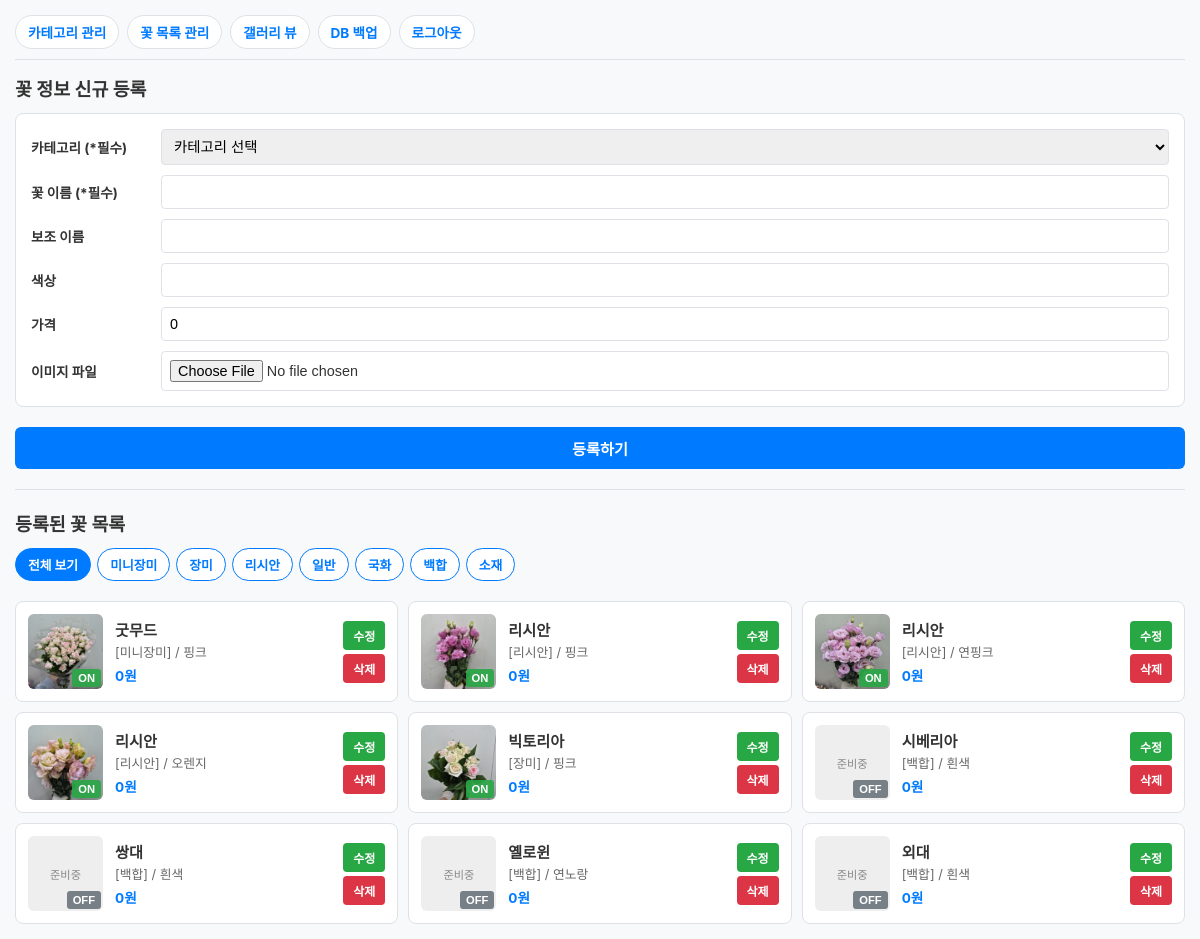
Before: /admin/flower (signed in) with the older database file.
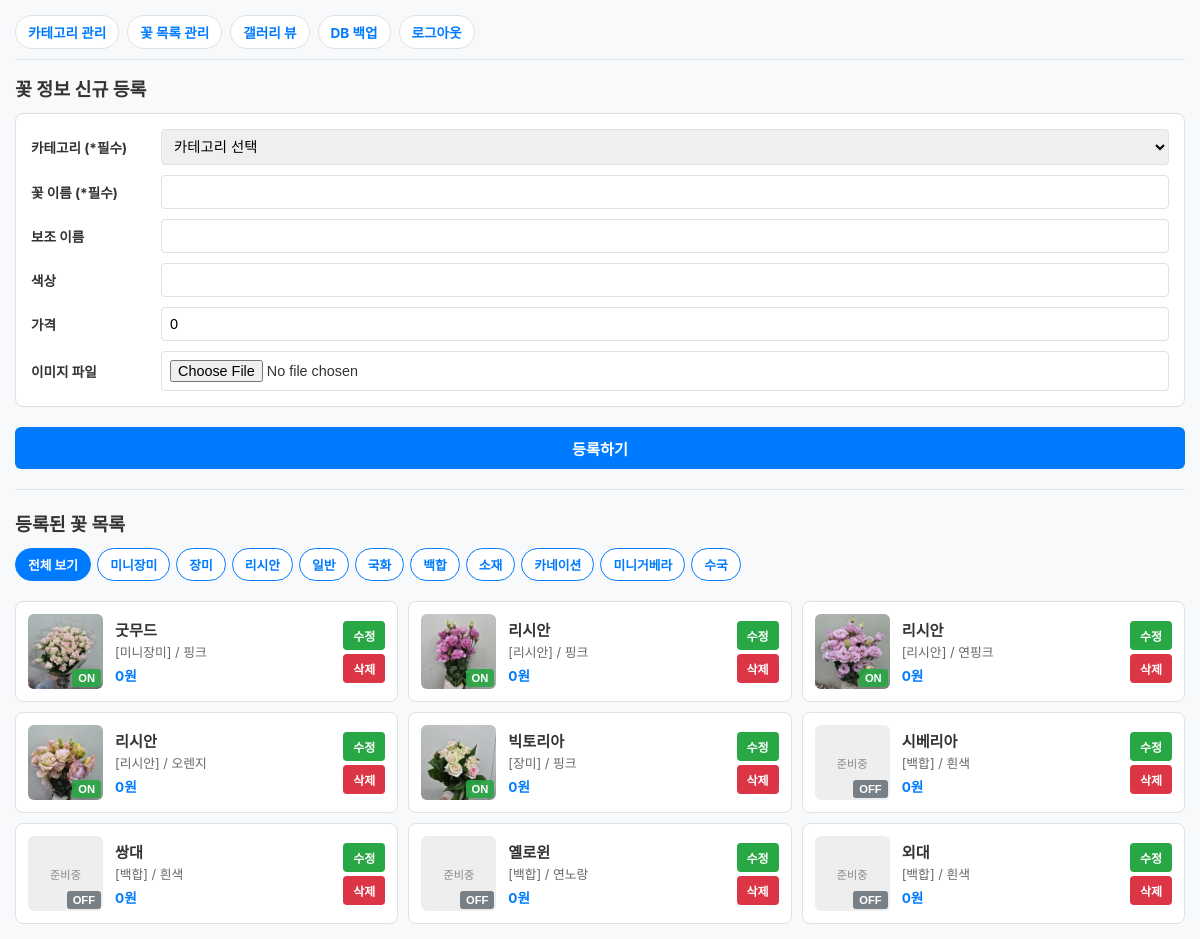
After: the same page with the newer database file.
### models.py (models this page shows)
class Category(Base):
    __tablename__ = "category"
    idx = Column(Integer, primary_key=True, autoincrement=True, index=True)
    name = Column(String, nullable=False)
    order_no = Column(Integer, default=0, index=True)  # 순서 정렬용 컬럼
    flowers = relationship("FlowerList", back_populates="category_rel")

class FlowerList(Base):
    __tablename__ = "flower_list"
    idx = Column(Integer, primary_key=True, autoincrement=True, index=True)
    update_date = Column(DateTime, server_default=func.now(), onupdate=func.now())
    category = Column(Integer, ForeignKey("category.idx", ondelete="SET NULL"), nullable=True)
    name = Column(String, nullable=False)
    name2 = Column(String, nullable=True)
    color = Column(String, nullable=True)
    price = Column(Integer, default=0)
    img_path = Column(String, nullable=True)
    view = Column(Integer, default=1)
    category_rel = relationship("Category", back_populates="flowers")

### main.py (the view)
@app.get("/admin/flower", response_class=HTMLResponse)
def flower_page(
    request: Request,
    category_id: int = None,
    db: Session = Depends(get_db)
):
    if not request.session.get("is_admin"):
        return RedirectResponse(url="/admin/login", status_code=303)
    categories = db.query(models.Category).order_by(models.Category.order_no.asc(), models.Category.idx.asc()).all()
    query = db.query(models.FlowerList)
    if category_id:
        query = query.filter(models.FlowerList.category == category_id)
    flowers = query.order_by(models.FlowerList.name.asc()).all()
    return templates.TemplateResponse(
        request=request,
        name="admin/flower_list.html",
        context={
            "categories": categories,
            "flowers": flowers,
            "selected_category": category_id
        }
    )

### templates/admin/flower_list.html (shortened to what this page needs)
<!DOCTYPE html>
<html lang="ko">
<head>
</head>
<body>
    <nav>
        <a href="/admin/category">카테고리 관리</a>
        <a href="/admin/flower">꽃 목록 관리</a>
        <a href="/admin/gallery-view">갤러리 뷰</a>
        <a href="/admin/db-backup">DB 백업</a>
        <a href="/admin/logout">로그아웃</a>
    </nav>
    <h2>꽃 정보 신규 등록</h2>
    <form action="/admin/flower" method="post" enctype="multipart/form-data">
        <div class="form-grid">
            <label>카테고리 (*필수)</label>
            <select name="category_idx" required>
                <option value="">카테고리 선택</option>
            </select>
            <label>꽃 이름 (*필수)</label>
            <input type="text" name="name" required>
            <label>보조 이름</label>
            <input type="text" name="name2">
            <label>색상</label>
            <input type="text" name="color">
            <label>가격</label>
            <input type="number" name="price" value="0">
            <label>이미지 파일</label>
            <input type="file" name="file" accept="image/*">
        </div>
        <button type="submit" class="btn-submit">등록하기</button>
    </form>
    <hr style="margin: 20px 0; border: none; border-top: 1px solid var(--border-color);">
    <h2>등록된 꽃 목록</h2>
    <div class="filter-bar">
        <a href="/admin/flower" class="filter-btn {% if not selected_category %}active{% endif %}">전체 보기</a>
        {% for cat in categories %}
        <a href="/admin/flower?category_id={{ cat.idx }}" class="filter-btn {% if selected_category == cat.idx %}active{% endif %}">
            {{ cat.name }}
        </a>
        {% endfor %}
    </div>
    <div class="flower-cards-grid">
        {% for flower in flowers %}
        <div class="flower-item-card">
            <div class="img-container">
                {% if flower.img_path %}
                <img src="/{{ flower.img_path }}" alt="{{ flower.name }}">
                {% else %}
                <div class="no-img-box">준비중</div>
                {% endif %}
                {% set current_url = '/admin/flower?category_id=' ~ selected_category if selected_category else '/admin/flower' %}
                <form action="/admin/flower/toggle-view/{{ flower.idx }}?redirect_to={{ current_url }}" method="post" class="toggle-overlay">
                    {% if flower.view == 1 %}
                    <button type="submit" class="btn-view-on">ON</button>
                    {% else %}
                    <button type="submit" class="btn-view-off">OFF</button>
                    {% endif %}
                </form>
            </div>
            <div class="item-info">
                <div class="item-title">{{ flower.name }}</div>
                <div class="item-sub">
                    [{{ flower.category_rel.name if flower.category_rel else '-' }}]
                    {% if flower.color %}/ {{ flower.color }}{% endif %}
                </div>
                <div class="item-price">{{ "{:,}".format(flower.price) }}원</div>
            </div>
            <div class="item-actions">
                <button class="btn-edit" onclick="openEditModal(
                    '{{ flower.idx }}',
                    '{{ flower.category or '' }}',
                    '{{ flower.name }}',
                    '{{ flower.name2 or '' }}',
                    '{{ flower.color or '' }}',
                    '{{ flower.price }}'
                )">수정</button>
                <form action="/admin/flower/delete/{{ flower.idx }}?redirect_to={{ current_url }}" method="post" style="margin:0;" onsubmit="return confirm('정말 삭제하시겠습니까?');">
                    <button type="submit" class="btn-delete">삭제</button>
                </form>
            </div>
        </div>
        {% endfor %}
    </div>
</body>
</html>

Changed rows visible on the page:
added Category: name "카네이션"
added Category: name "미니거베라"
added Category: name "수국"
